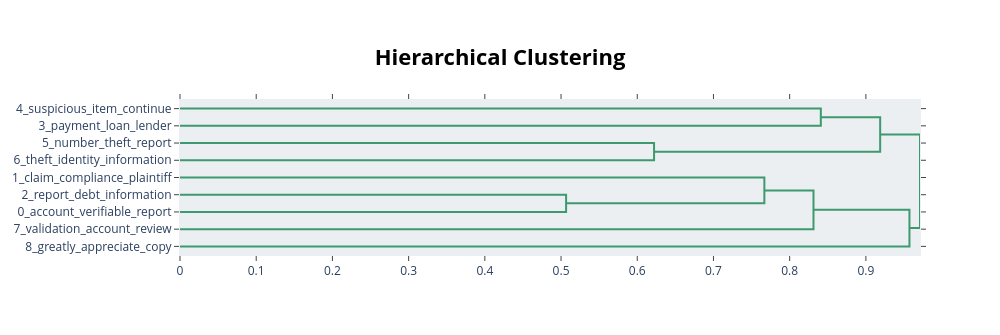

The notebook cell saved with this chart:
### Markdown cell above
### Visualize Topic Hierarchies

### Code cell
topic_model.visualize_hierarchy()

### Figure 1 — Plotly figure (JSON) as saved in the notebook; plotly's stock layout.template omitted (floating-point values rounded to 4 significant figures)
{"data": [{"hoverinfo": "text", "marker": {"color": "rgb(61,153,112)"}, "mode": "lines", "type": "scatter", "x": [0, 0.8409, 0.8409, 0], "xaxis": "x", "y": [-5, -5, -15, -15], "yaxis": "y"}, {"hoverinfo": "text", "marker": {"color": "rgb(61,153,112)"}, "mode": "lines", "type": "scatter", "x": [0, 0.6221, 0.6221, 0], "xaxis": "x", "y": [-25, -25, -35, -35], "yaxis": "y"}, {"hoverinfo": "text", "marker": {"color": "rgb(61,153,112)"}, "mode": "lines", "type": "scatter", "x": [0.8409, 0.9188, 0.9188, 0.6221], "xaxis": "x", "y": [-10, -10, -30, -30], "yaxis": "y"}, {"hoverinfo": "text", "marker": {"color": "rgb(61,153,112)"}, "mode": "lines", "type": "scatter", "x": [0, 0.5066, 0.5066, 0], "xaxis": "x", "y": [-55, -55, -65, -65], "yaxis": "y"}, {"hoverinfo": "text", "marker": {"color": "rgb(61,153,112)"}, "mode": "lines", "type": "scatter", "x": [0, 0.7668, 0.7668, 0.5066], "xaxis": "x", "y": [-45, -45, -60, -60], "yaxis": "y"}, {"hoverinfo": "text", "marker": {"color": "rgb(61,153,112)"}, "mode": "lines", "type": "scatter", "x": [0.7668, 0.8313, 0.8313, 0], "xaxis": "x", "y": [-52.5, -52.5, -75, -75], "yaxis": "y"}, {"hoverinfo": "text", "marker": {"color": "rgb(61,153,112)"}, "mode": "lines", "type": "scatter", "x": [0.8313, 0.9572, 0.9572, 0], "xaxis": "x", "y": [-63.75, -63.75, -85, -85], "yaxis": "y"}, {"hoverinfo": "text", "marker": {"color": "rgb(61,153,112)"}, "mode": "lines", "type": "scatter", "x": [0.9188, 0.971, 0.971, 0.9572], "xaxis": "x", "y": [-20, -20, -74.38, -74.38], "yaxis": "y"}], "layout": {"autosize": false, "height": 335, "hoverlabel": {"bgcolor": "white", "font": {"family": "Rockwell", "size": 16}}, "hovermode": "closest", "plot_bgcolor": "#ECEFF1", "showlegend": false, "title": {"font": {"color": "Black", "size": 22}, "text": "<b>Hierarchical Clustering</b>", "x": 0.5, "xanchor": "center", "yanchor": "top"}, "width": 1000, "xaxis": {"autorange": true, "mirror": "allticks", "range": [0, 0.971], "rangemode": "tozero", "showgrid": false, "showline": true, "showticklabels": true, "ticks": "outside", "type": "linear", "zeroline": false}, "yaxis": {"mirror": "allticks", "range": [-90, 0], "rangemode": "tozero", "showgrid": false, "showline": true, "showticklabels": true, "tickmode": "array", "ticks": "outside", "ticktext": ["4_suspicious_item_continue", "3_payment_loan_lender", "5_number_theft_report", "6_theft_identity_information", "1_claim_compliance_plaintiff", "2_report_debt_information", "0_account_verifiable_report", "7_validation_account_review", "8_greatly_appreciate_copy"], "tickvals": [-5, -15, -25, -35, -45, -55, -65, -75, -85], "type": "linear", "zeroline": false}}}
